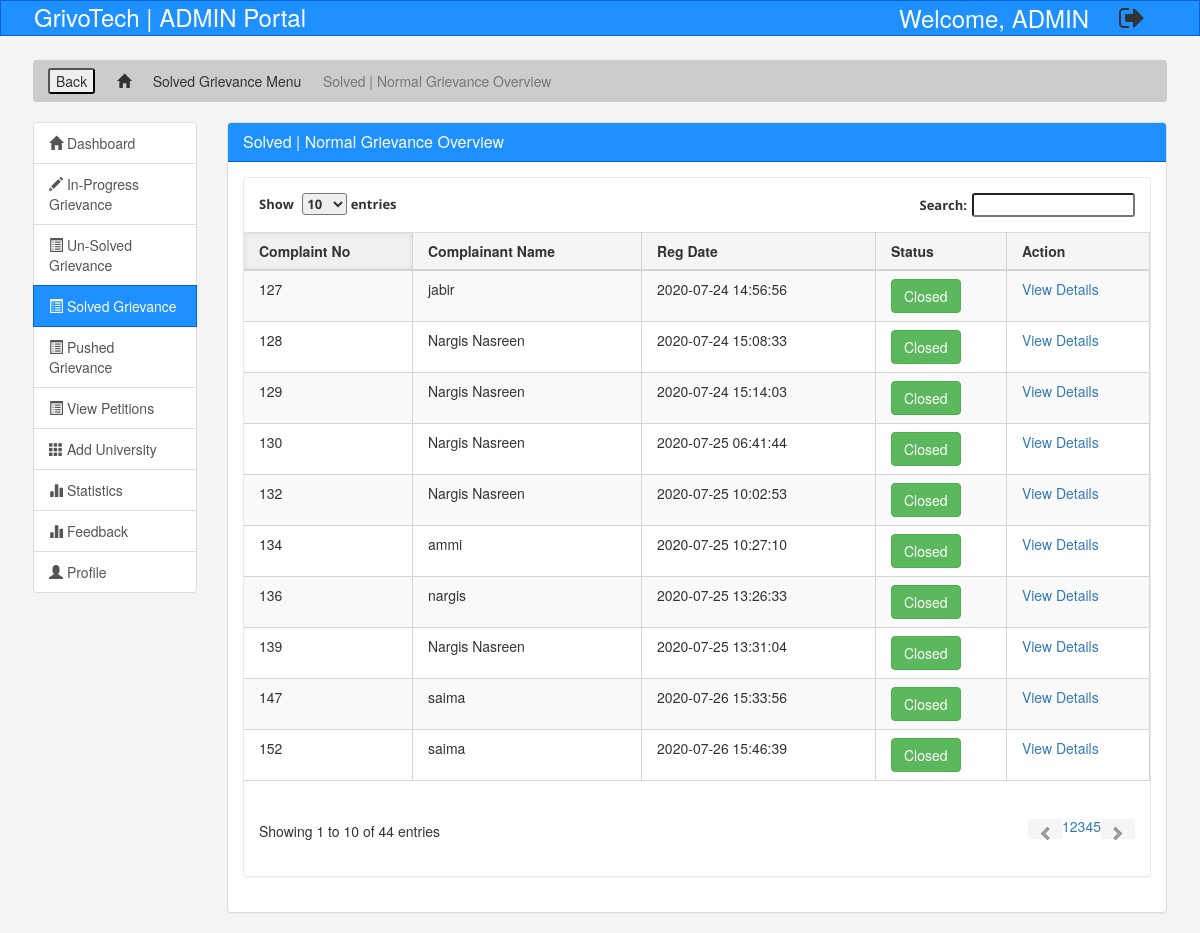
Screenshot of /admin/AdminsolvedGrievance.php (signed in) with the database file from the repository.
### tables this page shows
CREATE TABLE `complain` (
  `complaintNumber` int(11) NOT NULL,
  `userId` int(11) DEFAULT NULL,
  `grievanceId` int(11) DEFAULT NULL,
  `complain` mediumtext DEFAULT NULL,
  `proof` varchar(255) DEFAULT NULL,
  `isAnonymous` int(11) DEFAULT NULL,
  `regDate` timestamp NULL DEFAULT current_timestamp(),
  `status` int(11) DEFAULT NULL,
  `lastUdationDate` timestamp NULL DEFAULT NULL ON UPDATE current_timestamp(),
  `isGroupComplaint` tinyint(1) NOT NULL
);

CREATE TABLE `student` (
  `student_id` int(11) NOT NULL,
  `name` varchar(30) NOT NULL,
  `email` varchar(40) NOT NULL,
  `password` varchar(100) NOT NULL,
  `mobile` varchar(10) NOT NULL,
  `aadhar` varchar(16) NOT NULL,
  `college` int(11) NOT NULL,
  `course` varchar(25) NOT NULL,
  `branch` varchar(45) NOT NULL,
  `start` varchar(10) NOT NULL,
  `end` int(10) NOT NULL,
  `city` varchar(25) NOT NULL,
  `state` varchar(25) NOT NULL,
  `registration` int(50) NOT NULL,
  `userImage` varchar(255) DEFAULT NULL,
  `regDate` timestamp NOT NULL DEFAULT current_timestamp(),
  `updationDate` timestamp NULL DEFAULT NULL ON UPDATE current_timestamp(),
  `status` int(1) DEFAULT NULL
);

### admin/AdminsolvedGrievance.php (the view, shortened to what this page needs)
<?php
include('../include/db.php');
if(strlen($_SESSION['alogin'])==0)
	{
header('location:adminlogin.php');
}
else{
?>
<!DOCTYPE html>
<html lang="en">
<head>
	<link type="text/css" href="bootstrap/css/bootstrap.min.css" rel="stylesheet">
	<link type="text/css" href="bootstrap/css/bootstrap-responsive.min.css" rel="stylesheet">
	<link href="css/theme.css" rel="stylesheet">
	<link type="text/css" href="images/icons/css/font-awesome.css" rel="stylesheet">
	<link href="assets/css/bootstrap.min.css" rel="stylesheet">
	<link rel="stylesheet" href="https://cdnjs.cloudflare.com/ajax/libs/font-awesome/4.7.0/css/font-awesome.min.css">
	<link rel="stylesheet" href="assets/css/style.css">
</head>
<body>
	<?php include('include/header.php'); ?>
	<section id="breadcrumb">
		<div class="container" style="margin-top: 2% ; width: 97%;">
			<ol class="breadcrumb">
				<li><input type="button" value="Back" onclick="history.go(-1)"></li>
			 	<li><a href="index.php"><span class="glyphicon glyphicon-home" aria-hidden="true"></span></a></li>
			 	<li><a href="solvedGrievanceSection.php" style="text-decoration: none;">Solved Grievance Menu</a></li>
			 	<li class="active">Solved | Normal Grievance Overview</li>
			</ol>
		</div>
	</section>
	<section id="main">
		<div class="container" style="width: 97%;">
			<div class="row">
				<div class="col-md-2">
					<div class="list-group">
						<a href="index.php" class="list-group-item"><span class="glyphicon glyphicon-home" aria-hidden="true"></span> Dashboard</a>
						<a href="reviewGrievanceSection.php" class="list-group-item"><span class="glyphicon glyphicon-pencil" aria-hidden="true"></span> In-Progress Grievance <span class="badge"></span></a>
						<a href="unsolvedGrievanceSection.php" class="list-group-item"><span class="glyphicon glyphicon-list-alt" aria-hidden="true"></span> Un-Solved Grievance <span class="badge"></span></a>
						<a href="solvedGrievanceSection.php" class="list-group-item active main-color-bg"><span class="glyphicon glyphicon-list-alt" aria-hidden="true"></span> Solved Grievance <span class="badge"></span></a>
						<a href="pushF.php" class="list-group-item"><span class="glyphicon glyphicon-list-alt" aria-hidden="true"></span> Pushed Grievance <span class="badge"></span></a>
<a href="petitions.php" class="list-group-item"><span class="glyphicon glyphicon-list-alt" aria-hidden="true"></span> View Petitions <span class="badge"></span></a>
						<a href="addUniv.php" class="list-group-item"><span class="glyphicon glyphicon-th" aria-hidden="true"></span> Add University</a>
						<a href="stats.php" class="list-group-item"><span class="glyphicon glyphicon-stats" aria-hidden="true"></span> Statistics</a>
							<a href="statsfeedback.php" class="list-group-item"><span class="glyphicon glyphicon-stats" aria-hidden="true"></span> Feedback</a>
						<a href="profile.php" class="list-group-item"><span class="glyphicon glyphicon-user" aria-hidden="true"></span> Profile</a>
					</div>
				</div>
				<div class="col-md-10">
					<div class="panel panel-default">
						<div class="panel-heading main-color-bg">
							<h3 class="panel-title">Solved | Normal Grievance Overview</h3>
						</div>
<div class="panel-body" style="min-height: 400px;">
					<div class="content">
	<div class="module">
							<div class="module-body table">
								<table cellpadding="0" cellspacing="0" border="0" class="datatable-1 table table-bordered table-striped	 display" >
									<thead>
										<tr>
											<th>Complaint No</th>
											<th>Complainant Name</th>
											<th>Reg Date</th>
											<th>Status</th>
											<th>Action</th>
										</tr>
									</thead>
<tbody>
<?php
$status="closed";
$query=mysqli_query($db,"select complain.*,student.name as name from complain join student on student.student_id=complain.userId where complain.status='$status' ");
while($row=mysqli_fetch_array($query))
{
?>
										<tr>
											<td><?php echo htmlentities($row['complaintNumber']);?></td>
											<td><?php echo htmlentities($row['name']);?></td>
											<td><?php echo htmlentities($row['regDate']);?></td>
											<td><button type="button" class="btn btn-success">Closed</button></td>
											<td>   <a href="complaint-details.php?cid=<?php echo htmlentities($row['complaintNumber']);?>"> View Details</a>
											</td>
											</tr>
										<?php  } ?>
										</tbody>
								</table>
							</div>
						</div>
					</div>
 </div>
					</div>
				</div>
			</div>
		</div>
	</section>
</body>
</html>
<?php } ?>

### admin/assets/css/style.css (style rules this page uses)
body { background: #f4f4f4; }
.main-color-bg { background-color: #1e90ff !important; border-color: #0066cc !important; color: #ffffff !important; }
.breadcrumb { background: #cccccc; color: #333333; }
.breadcrumb a { color: #333333; }

### rows the page displays
complain: complaintNumber "127", userId.name "jabir", regDate "2020-07-24 14:56:56"
complain: complaintNumber "128", userId.name "Nargis Nasreen", regDate "2020-07-24 15:08:33"
complain: complaintNumber "129", userId.name "Nargis Nasreen", regDate "2020-07-24 15:14:03"
complain: complaintNumber "130", userId.name "Nargis Nasreen", regDate "2020-07-25 06:41:44"
complain: complaintNumber "132", userId.name "Nargis Nasreen", regDate "2020-07-25 10:02:53"
complain: complaintNumber "134", userId.name "ammi", regDate "2020-07-25 10:27:10"
complain: complaintNumber "136", userId.name "nargis", regDate "2020-07-25 13:26:33"
complain: complaintNumber "139", userId.name "Nargis Nasreen", regDate "2020-07-25 13:31:04"
complain: complaintNumber "147", userId.name "saima", regDate "2020-07-26 15:33:56"
complain: complaintNumber "152", userId.name "saima", regDate "2020-07-26 15:46:39"
